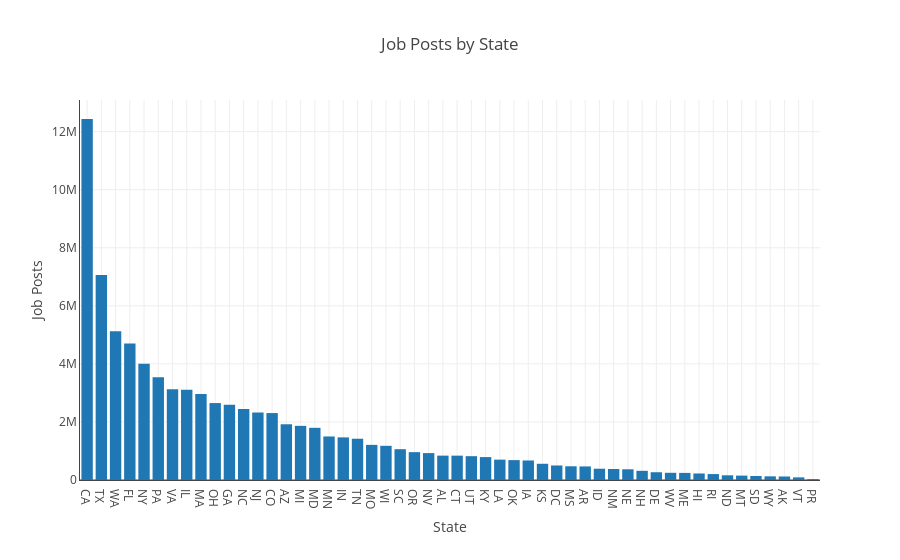

Notebook code for this chart:
### Code cell
tot_state.sort_values('posts', ascending=False, inplace=True)

layout = go.Layout(title='Job Posts by State',
                   xaxis=dict(autorange=True, showgrid=True, zeroline=False, showline=True, showticklabels=True, title='State'),
                   yaxis=dict(autorange=True, showgrid=True, zeroline=True, showline=True, showticklabels=True, title='Job Posts'))

data = [go.Bar(x=tot_state.index, y=tot_state['posts'])]

fig = go.Figure(data=data, layout=layout)

py.plot(fig, filename='plots/bar_posts_by_state.html', auto_open=False)
py.iplot(fig)

### Figure 1 — Plotly figure (JSON) as saved in the notebook; plotly's stock layout.template omitted (floating-point values rounded to 4 significant figures)
{"data": [{"type": "bar", "uid": "9503f0a3-7c87-4c94-b2e4-06034723fe42", "x": ["CA", "TX", "WA", "FL", "NY", "PA", "VA", "IL", "MA", "OH", "GA", "NC", "NJ", "CO", "AZ", "MI", "MD", "MN", "IN", "TN", "MO", "WI", "SC", "OR", "NV", "AL", "CT", "UT", "KY", "LA", "OK", "IA", "KS", "DC", "MS", "AR", "ID", "NM", "NE", "NH", "DE", "WV", "ME", "HI", "RI", "ND", "MT", "SD", "WY", "AK", "VT", "PR"], "y": [12436705, 7060376, 5126931, 4703031, 4004470, 3537092, 3125115, 3112092, 2960952, 2650278, 2596345, 2449442, 2325575, 2305830, 1919834, 1865788, 1797481, 1499718, 1468032, 1421840, 1210360, 1177438, 1061527, 959389, 926766, 839681, 838937, 820453, 789310, 701116, 685360, 672525, 558882, 500320, 472737, 467460, 388718, 378272, 369007, 316158, 267477, 247886, 244630, 224693, 204301, 161619, 151301, 138510, 126110, 120480, 90456, 29542]}], "layout": {"title": {"text": "Job Posts by State"}, "xaxis": {"autorange": true, "showgrid": true, "showline": true, "showticklabels": true, "title": {"text": "State"}, "zeroline": false}, "yaxis": {"autorange": true, "showgrid": true, "showline": true, "showticklabels": true, "title": {"text": "Job Posts"}, "zeroline": true}}}
